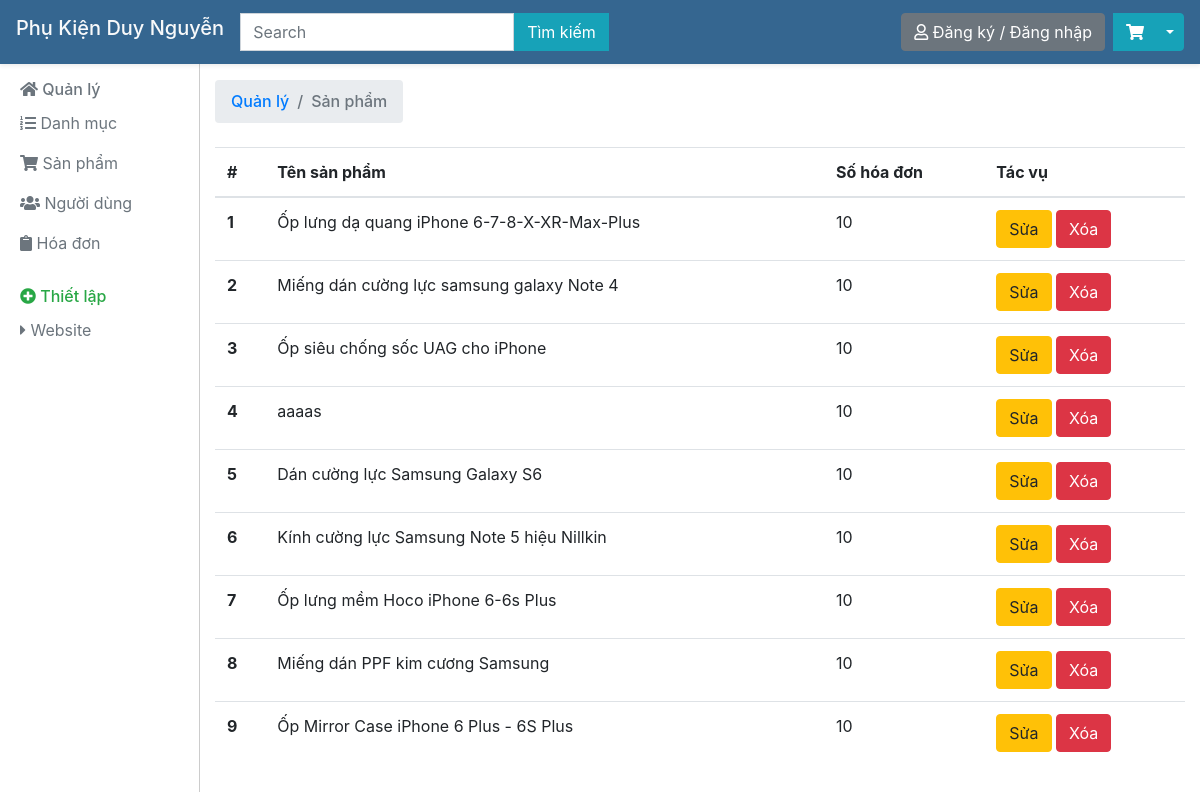
The app's page /quanly.php?task=qlsp with its own data.
### tables this page shows
CREATE TABLE `sanpham` (
  `id_sanpham` int(10) NOT NULL,
  `ten` varchar(255) NOT NULL,
  `gia` varchar(255) NOT NULL,
  `mota` text NOT NULL,
  `anhdaidien` varchar(255) NOT NULL,
  `mausac` varchar(255) NOT NULL,
  `soluong` varchar(255) NOT NULL,
  `iddanhmuc` int(10) NOT NULL
);

### controller/quanly.php (called while the page is built, shortened)
<?php
class Controller
{
	protected $model;
	public function __construct(){
		require_once('./model/model.php');
		$this->model = new Model();
	}
	public function quanlysanpham(){
		$listsanpham = $this->model->getsSanPham(50);
		require_once('./view/quanlysanpham.php');
	}
}
 ?>

### model/model.php (called while the page is built, shortened)
<?php
class Model
{
	protected $host,$db,$user,$pass,$conn;
	public function __construct(){
		$this->host = 'localhost';
		$this->db = 'webphukien';
		$this->user = 'root';
		$this->pass = '';
		$this->conn = new mysqli($this->host,$this->user,$this->pass,$this->db);
		$this->conn->set_charset("utf8");
	}
	public function getsSanPham($limit=4){
		$sql = "SELECT * FROM sanpham ORDER BY RAND() LIMIT $limit";
		$result = $this->conn->query($sql);
		if($result->num_rows > 0){
			return $result;
		} else {
			return null;
		}
	}
}
 ?>

### view/quanlysanpham.php (the view)
<?php require_once('./view/header_quanly.php') ?>
<h6 class="sidebar-heading d-flex justify-content-between align-items-center mt-4 mb-2 text-success">
  <nav aria-label="breadcrumb">
      <ol class="breadcrumb">
        <li class="breadcrumb-item"><a href="quanly.php">Quản lý</a></li>
        <li class="breadcrumb-item active" aria-current="page">Sản phẩm</li>
      </ol>
    </nav>
</h6>
<div class="row">
    <div class="col-12">
        <table class="table table-hover">
            <thead>
                <tr>
                    <th scope="col">#</th>
                    <th scope="col">Tên sản phẩm</th>
                    <th scope="col">Số hóa đơn</th>
                    <th scope="col">Tác vụ</th>
                </tr>
            </thead>
            <tbody>
            	<?php $i=1;while($sanpham = $listsanpham->fetch_assoc()){ ?>
                <tr>
                    <th scope="row"><?php echo $i;$i++ ?></th>
                    <td><?php echo $sanpham['ten'] ?></td>
                    <td>10</td>
                    <td>
                        <a href="quanly.php?task=ssp&id=<?php echo $sanpham['id_sanpham'] ?>" class="btn btn-warning">Sửa</a>
                        <a href="quanly.php?task=xsp&id=<?php echo $sanpham['id_sanpham'] ?>" class="btn btn-danger">Xóa</a>
                    </td>
                </tr>
            	<?php } ?>
            </tbody>
        </table>
    </div>
</div>
<?php require_once('./view/footer_quanly.php') ?>

### quanly.php (shortened to what this page needs)
<?php
require_once('./controller/quanly.php');
$controller = new Controller();
$task = isset($_GET['task']) ? $_GET['task'] : 'error';
switch ($task) {
	case 'qlsp':
		$controller->quanlysanpham();
		break;
}
 ?>

### view/header_quanly.php (shortened to what this page needs)
<!DOCTYPE html>
<html lang="en">
<head>
    <link rel="stylesheet" href="https://stackpath.bootstrapcdn.com/bootstrap/4.3.1/css/bootstrap.min.css">
    <link rel="stylesheet" href="https://use.fontawesome.com/releases/v5.8.2/css/all.css">
</head>
<body>
    <?php require_once('./view/navbar.php') ?>
    <div class="container-fluid">
        <div class="row">
            <div class="col-md-2">
                <div class="sidebar-sticky fixed-top px-1 col-2">
                    <h6 class="sidebar-heading d-flex justify-content-between align-items-center px-3 mt-4 mb-1  text-secondary">
                      <span><i class="fas fa-home"></i> Quản lý</span>
                    </h6>
                    <ul class="nav flex-column">
                        <li class="nav-item">
                            <a class="nav-link text-muted" data-toggle="collapse" href="#qldm" role="button" aria-expanded="false" aria-controls="qldm">
                                <i class="fas fa-list-ol"></i> Danh mục
                            </a>
                        </li>
                        <li class="nav-item">
                            <a class="nav-link text-muted" data-toggle="collapse" href="#qlsp" role="button" aria-expanded="false" aria-controls="qlsp">
                                <i class="fas fa-shopping-cart"></i> Sản phẩm
                            </a>
                        </li>
                        <li class="nav-item">
                            <a class="nav-link text-muted" href="quanly.php?task=qltv">
                                <i class="fas fa-users"></i> Người dùng
                            </a>
                        </li>
                        <li class="nav-item">
                            <a class="nav-link text-muted" href="quanly.php?task=qlhd">
                                <i class="fas fa-clipboard"></i> Hóa đơn
                            </a>
                        </li>
                    </ul>
                    <h6 class="sidebar-heading d-flex justify-content-between align-items-center mt-4 mb-1 text-success px-3">
          <span><i class="fas fa-plus-circle"></i> Thiết lập</span>
        </h6>
                    <ul class="nav flex-column mb-2">
                        <li class="nav-item">
                            <a class="nav-link text-muted" href="#">
                                <i class="fas fa-caret-right"></i> Website
                            </a>
                        </li>
                    </ul>
                </div>
            </div>
            <div class="col-md-10">

### view/navbar.php (shortened to what this page needs)
<nav class="navbar navbar-light bg-white shadow-sm fixed-top" style="background: #356690 !important;">
    <a href="index.php" class="navbar-brand h1 text-light">Phụ Kiện Duy Nguyễn</a>
    <form class="form-inline mr-auto">
        <input class="form-control rounded-0" type="search" placeholder="Search" aria-label="Search">
        <button class="btn btn-info my-2 my-sm-0 rounded-left rounded-0" type="submit">Tìm kiếm</button>
    </form>
    <div class="dropdown mr-2">
        <a href="<?php if(isset($_SESSION['user_data'])){ echo 'quanly.php?task=dangxuat';} else { echo 'index.php?task=user';} ?>" class="btn btn-secondary <?php if(isset($_SESSION['user_data'])) echo 'dropdown-toggle'; ?>" <?php if(isset($_SESSION[ 'user_data'])) echo 'data-toggle="dropdown"';?>><i class="far fa-user"></i>
          <?php
            if(isset($_SESSION['user_data'])){
                echo $_SESSION['user_data']['tendangnhap'];
            } else {
                echo 'Đăng ký / Đăng nhập';
            } ?>
        </a>
    </div>
    <div class="btn-group">
        <button type="button" class="btn btn-info rounded-0"><i class="fas fa-shopping-cart"></i></button>
        <button type="button" class="btn btn-info dropdown-toggle dropdown-toggle-split" data-toggle="dropdown">
        </button>
    </div>
</nav>

### view/footer_quanly.php (shortened to what this page needs)
			</div>
        </div>
    </div>
</body>
</html>

### view/header_quanly.php (style rules this page uses)
body { margin-top: 56px; }
.sidebar-sticky { z-index: 0 !important; margin-top:56px;min-height: 100%;border-right: 1px solid #ccc; }
input { max-width: 100%; }

### records on screen
sanpham: ten "Ốp lưng dạ quang iPhone 6-7-8-X-XR-Max-Plus"
sanpham: ten "Miếng dán cường lực samsung galaxy Note 4"
sanpham: ten "Ốp siêu chống sốc UAG cho iPhone"
sanpham: ten "aaaas"
sanpham: ten "Dán cường lực Samsung Galaxy S6"
sanpham: ten "Kính cường lực Samsung Note 5 hiệu Nillkin"
sanpham: ten "Ốp lưng mềm Hoco iPhone 6-6s Plus"
sanpham: ten "Miếng dán PPF kim cương Samsung"
sanpham: ten "Ốp Mirror Case iPhone 6 Plus - 6S Plus"
